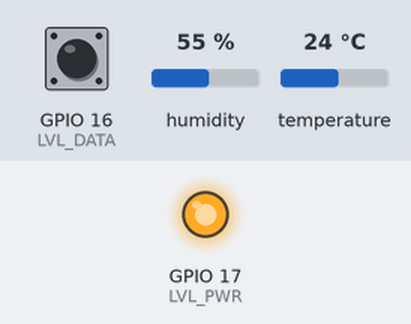
Bench run of a sketch on a simulated ESP32. Shown: output pins drawn as LEDs (lit = HIGH). The test bench sets the inputs (shaded band); at power-on: GPIO 16 (LVL_DATA) HIGH, humidity 55 %, temperature 24 °C (analog values on the 0–4095 scale). WiFi joins after 1.5 s; servers stay silent unless stated; no MQTT or app messages arrive unless stated; pins used as bus, display or sensor lines are not drawn; what the sketch prints to the serial monitor is not drawn. At 7.5 s the program puts the board to deep sleep or switches it off; the recording ends there.

Above: at 0.1 s.
Timing chart, 0 to 7.5 s (numbered marks = the images above):
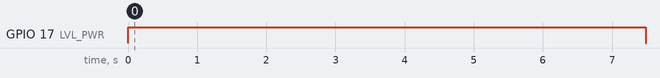

The sketch:

Nivel_Sensor.ino
```cpp
#include <Arduino.h>
#include <SPI.h>
#include <Wire.h>
#include <DHT.h>
#include <WiFi.h>
#include <PubSubClient.h>
#include <ArduinoJson.h>
#include <ArduinoOTA.h>

#define LVL_PWR 17
#define LVL_DATA 16
#define DHT_PWR 4
#define DHT_DATA 18
#define DHTTYPE DHT11
#define TOKEN_TB "S3WqxtQ17v1ETcqMCgWB"
#define ANALOG_PIN_0 34

#define uS_TO_S_FACTOR 1000000  /* Conversion factor for micro seconds to seconds */
#define TIME_TO_SLEEP  600      /* Time ESP32 will go to sleep (in seconds) */

DHT dht(DHT_DATA, DHTTYPE);
static int taskCore = 0;
int Temp=0;
int Nivel=1;
char bufferT[28]="";

const char* ssid     = "SSID";
const char* password = "PASS";

static int Wconectado = 0;
const char* mqtt_server = "190.2.22.61";
RTC_DATA_ATTR int bootCount = 0;
WiFiClient espClient;
PubSubClient client(espClient);

void WiFiEvent(WiFiEvent_t event)
{
    Serial.printf("[WiFi-event] event: %d\n", event);

    switch (event)
    {
    case SYSTEM_EVENT_STA_GOT_IP:
      Serial.println("WiFi connected");
      Serial.println("IP address: ");
      Serial.println(WiFi.localIP());
      Wconectado=1;
      ArduinoOTA
            .onStart([]() {
            String type;
            if (ArduinoOTA.getCommand() == U_FLASH)
              type = "sketch";
            else // U_SPIFFS
              type = "filesystem";

            // NOTE: if updating SPIFFS this would be the place to unmount SPIFFS using SPIFFS.end()
              Serial.println("Start updating " + type);
            })
          .onEnd([]() {
              Serial.println("\nEnd");
            })
          .onProgress([](unsigned int progress, unsigned int total) {
              Serial.printf("Progress: %u%%\r", (progress / (total / 100)));
            })
          .onError([](ota_error_t error) {
              Serial.printf("Error[%u]: ", error);
              if (error == OTA_AUTH_ERROR) Serial.println("Auth Failed");
              else if (error == OTA_BEGIN_ERROR) Serial.println("Begin Failed");
              else if (error == OTA_CONNECT_ERROR) Serial.println("Connect Failed");
              else if (error == OTA_RECEIVE_ERROR) Serial.println("Receive Failed");
              else if (error == OTA_END_ERROR) Serial.println("End Failed");
          });

    ArduinoOTA.begin();
    Serial.println("Ready");
      break;
    case SYSTEM_EVENT_STA_DISCONNECTED:
      Serial.println("WiFi lost connection.  Attempting to reconnect...");
      //WiFi.reconnect();
      Wconectado=0;
      break;
    case SYSTEM_EVENT_STA_START:
      Serial.println("ESP32 station start");
      break;
    case SYSTEM_EVENT_STA_CONNECTED:
      Serial.println("ESP32 station connected to AP");
      break;
    default:
      Serial.println("Unhandled WiFi Event raised.");
      break;
    }
}

void Wifi_init(){
  WiFi.disconnect(true);
  delay(1000);
  WiFi.onEvent(WiFiEvent);
  WiFi.begin(ssid, password);
}

void print_wakeup_reason(){
  esp_sleep_wakeup_cause_t wakeup_reason;

  wakeup_reason = esp_sleep_get_wakeup_cause();

  switch(wakeup_reason)
  {
    case 1  : Serial.println("Wakeup caused by external signal using RTC_IO"); break;
    case 2  : Serial.println("Wakeup caused by external signal using RTC_CNTL"); break;
    case 3  : Serial.println("Wakeup caused by timer"); break;
    case 4  : Serial.println("Wakeup caused by touchpad"); break;
    case 5  : Serial.println("Wakeup caused by ULP program"); break;
    default : Serial.println("Wakeup was not caused by deep sleep"); break;
  }
}

void send_mqtt(float t, float h,float hic, int n, float v){
  if (Wconectado == 1){
    if(!client.connected()) {
      Serial.print("Conectando ThingsBoard node ...");
      if ( client.connect("Esp32COSensor", TOKEN_TB, NULL) ) {
        Serial.println( "[DONE]" );
      } else {
        Serial.print( "[FAILED] [ rc = " );
        Serial.print( client.state() );
      }
    }
    if (client.connected()) {

      String temperatura = String(t);
      String humedad = String(h);
      String stermica = String(hic);
      String nivel = String(n);
      String vbat = String(v);

      String payload = "{";
      payload += "\"temp\":";
      payload += temperatura;
      payload += ",";
      payload += "\"hum\":";
      payload += humedad;
      payload += ",";
      payload += "\"sterm\":";
      payload += stermica;
      payload += ",";
      payload += "\"nivel\":";
      payload += nivel;
      payload += ",";
      payload += "\"vbat\":";
      payload += vbat;
      payload += "}";

      // Send payload
      char attributes[200];
      payload.toCharArray( attributes, 200 );
      int rsus=client.publish( "v1/devices/me/telemetry", attributes );
      Serial.print( "Publish : ");
      Serial.println(rsus);
      //client.publish(TEMP_TOPIC, msg);
      Serial.println( attributes );
    }
  }
}

float get_vcc(){
  int steps=analogRead(ANALOG_PIN_0);
  Serial.print("Voltage Steps = ");
  Serial.println(steps);
  float VBAT = 3.90f * float(steps) / 4096.0f;  // LiPo battery
  return VBAT;
}


void setup() {
  Serial.begin(115200);
  pinMode(LVL_DATA,INPUT_PULLUP);
  pinMode(LVL_PWR,OUTPUT);
  pinMode(DHT_PWR, OUTPUT);
  pinMode(DHT_DATA,INPUT_PULLUP);
  digitalWrite(DHT_PWR, HIGH);
  digitalWrite(LVL_PWR, HIGH);
  analogReadResolution(12); //12 bits
  analogSetAttenuation(ADC_11db);  //For all pins
  analogSetPinAttenuation(ANALOG_PIN_0, ADC_11db); //0db attenu
  delay(400);
  dht.begin();
  client.setServer(mqtt_server, 1883);
  print_wakeup_reason();
  esp_sleep_enable_timer_wakeup(TIME_TO_SLEEP * uS_TO_S_FACTOR);
  Serial.println("Setup ESP32 to sleep for every " + String(TIME_TO_SLEEP) +" Seconds");

  // Port defaults to 3232
  ArduinoOTA.setPort(3232);

  // Hostname defaults to esp3232-[MAC]
  ArduinoOTA.setHostname("myesp32");

  // No authentication by default
  ArduinoOTA.setPassword("quelPP77");

  // Password can be set with it's md5 value as well
  // MD5(admin) = 21232f297a57a5a743894a0e4a801fc3
  // ArduinoOTA.setPasswordHash("21232f297a57a5a743894a0e4a801fc3");


}


void loop() {
 if (Wconectado == 0){
   Serial.println("Error No conectado wifi Wifi_init.");
   Wifi_init();
 }else{
  ArduinoOTA.handle();
  float h = dht.readHumidity();
  float t = dht.readTemperature();
  if (isnan(h) || isnan(t)) {
    Serial.println("Error obteniendo los datos del sensor DHT11");
    delay(600);
    return;
  }
  float hic = dht.computeHeatIndex(t, h, false);
  float v =get_vcc();

  Serial.print("Humedad :");
  Serial.print(h);
  Serial.print(" Temperatura :");
  Serial.print(t);
  Serial.print(" Sensacion Termica :");
  Serial.println(hic);
  Nivel=!digitalRead(LVL_DATA);
  Serial.print("Nivel = ");
  Serial.print(Nivel);
  Serial.print("Battery Voltage = ");
  Serial.print(v);
  Serial.println(" V");

  String taskMessage = "Corriendo en core ";
  taskMessage = taskMessage + xPortGetCoreID();
  Serial.println(taskMessage);
  send_mqtt(t,h,hic,Nivel,v);
  digitalWrite(DHT_PWR, LOW);
  digitalWrite(LVL_PWR, LOW);
  Serial.println("Duerme.");
  esp_deep_sleep_start();
 }
 delay(6000);
}
```

Measured:
- by itself, GPIO 17 (LVL_PWR): HIGH → LOW at 7.5 s
